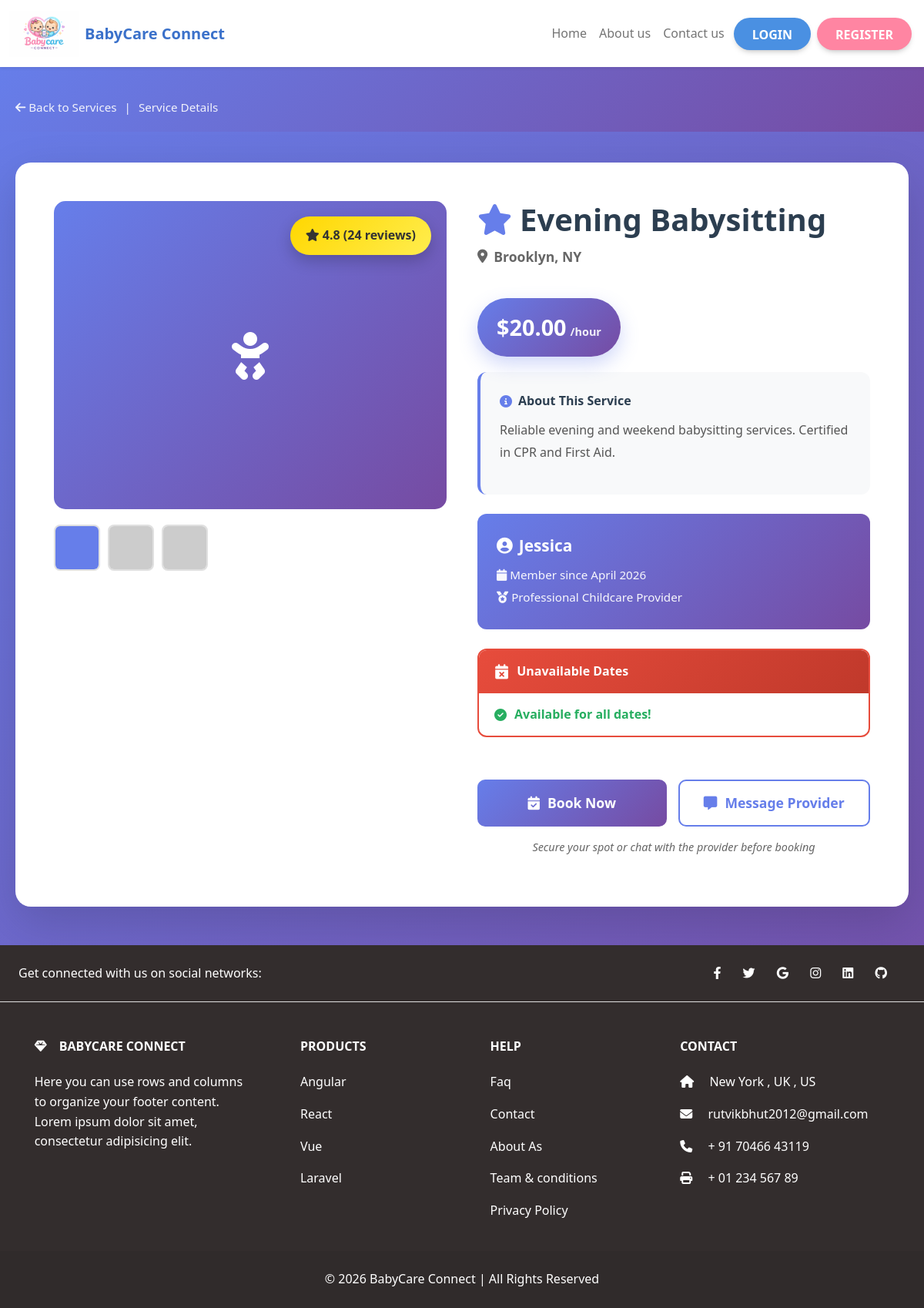
/service/8/, run on the app's committed database.
### babycareapp/models.py (models this page shows, shortened)
class Service(models.Model):
    provider = models.ForeignKey(
        settings.AUTH_USER_MODEL,
        on_delete=models.CASCADE,
        limit_choices_to={'role': 'provider'}
    )
    image = models.ImageField(upload_to='service_images/', null=True, blank=True)
    title = models.CharField(max_length=200) # e.g., "Full-time Nanny"
    description = models.TextField(blank=True, null=True)
    hourly_rate = models.DecimalField(max_digits=10, decimal_places=2)
    location = models.CharField(max_length=255)
    is_available = models.BooleanField(default=True)
    created_at = models.DateTimeField(auto_now_add=True)

class User(AbstractUser):
    IS_PARENT = 'parent'
    IS_PROVIDER = 'provider'
    IS_ADMIN = 'admin'
    ROLE_CHOICES = [
        (IS_PARENT, 'Parent'),
        (IS_PROVIDER, 'Childcare Provider'),
        (IS_ADMIN, 'Admin'),
    ]
    email = models.EmailField(unique=True)
    role = models.CharField(max_length=10, choices=ROLE_CHOICES, default=IS_PARENT)
    phone_number = models.CharField(max_length=15, blank=True)
    address = models.TextField(blank=True)
    last_activity = models.DateTimeField(null=True, blank=True)
    is_typing = models.BooleanField(default=False)
    typing_to = models.IntegerField(null=True, blank=True)
    USERNAME_FIELD = 'email'
    REQUIRED_FIELDS = ['username']
    def is_online(self):
        if self.last_activity:
            from django.utils import timezone
            now = timezone.now()
            return now < self.last_activity + timezone.timedelta(minutes=5)
        return False

### babycareapp/views.py (the view)
# urls.py: path('service/<int:service_id>/', views.service_detail, name='service_detail'),
def service_detail(request, service_id):
    service = get_object_or_404(Service, id=service_id)
    blocked_dates = Availability.objects.filter(service=service).values_list('date', flat=True)
    return render(request, 'babycareapp/service_detail.html', {
        'service': service,
        'blocked_dates': blocked_dates
    })

### babycareapp/context_processors.py (called while the page is built)
def unread_messages(request):
    if request.user.is_authenticated:
        count = Message.objects.filter(receiver=request.user, is_read=False).count()
        return {'unread_count': count}
    return {'unread_count': 0}

### babycareapp/templates/babycareapp/service_detail.html (shortened to what this page needs)
{% extends "babycareapp/nav.html" %}
{% block content %}
<!DOCTYPE html>
<html>
<head>
    <link rel="stylesheet" href="https://cdnjs.cloudflare.com/ajax/libs/font-awesome/6.4.0/css/all.min.css">
</head>
<body>
    <div class="header-section">
        <div class="container">
            <div class="bread-nav">
                <a href="{% url 'service_list' %}">
                    <i class="fas fa-arrow-left"></i> Back to Services
                </a>
                <span>|</span>
                <span>Service Details</span>
            </div>
        </div>
    </div>
    <div class="container">
        <div class="detail-container">
            <div class="detail-grid">
                <div class="image-section">
                    <div class="service-image-wrapper">
                        {% if service.image %}
                            <img src="{{ service.image.url }}" class="service-image" alt="{{ service.title }}">
                        {% else %}
                            <div class="no-image">
                                <i class="fas fa-baby"></i>
                            </div>
                        {% endif %}
                        <div class="rating-overlay">
                            <i class="fas fa-star"></i> 4.8 (24 reviews)
                        </div>
                    </div>
                    <div class="image-gallery">
                        <div class="gallery-thumb">
                            {% if service.image %}
                                <img src="{{ service.image.url }}" alt="Thumb 1">
                            {% else %}
                                <div style="background: #667eea; width: 100%; height: 100%;"></div>
                            {% endif %}
                        </div>
                        <div class="gallery-thumb">
                            <img src="https://via.placeholder.com/60" alt="Thumb 2">
                        </div>
                        <div class="gallery-thumb">
                            <img src="https://via.placeholder.com/60" alt="Thumb 3">
                        </div>
                    </div>
                </div>
                <div class="content-section">
                    <div class="service-header">
                        <h1 class="service-title">
                            <i class="fas fa-star"></i>{{ service.title }}
                        </h1>
                        <div class="service-location">
                            <i class="fas fa-map-marker-alt"></i>
                            <strong>{{ service.location }}</strong>
                        </div>
                    </div>
                    <div class="price-badge">
                        <span class="price-amount">${{ service.hourly_rate }}</span>
                        <span class="price-unit">/hour</span>
                    </div>
                    <div class="description-section">
                        <div class="description-title">
                            <i class="fas fa-info-circle"></i> About This Service
                        </div>
                        <p class="description-text">{{ service.description }}</p>
                    </div>
                    <div class="provider-card">
                        <div class="provider-info">
                            <div class="provider-name">
                                <i class="fas fa-user-circle"></i>
                                {{ service.provider.first_name }}
                            </div>
                            <p class="provider-detail">
                                <i class="fas fa-calendar"></i> Member since {{ service.created_at|date:"F Y" }}
                            </p>
                            <p class="provider-detail">
                                <i class="fas fa-medal"></i> Professional Childcare Provider
                            </p>
                        </div>
                    </div>
                    <div class="availability-card">
                        <div class="availability-header">
                            <i class="fas fa-calendar-xmark"></i>
                            Unavailable Dates
                        </div>
                        <ul class="availability-list">
                            {% for date in blocked_dates %}
                                <li class="availability-item unavailable">
                                    <i class="fas fa-calendar-days"></i> {{ date|date:"D, M d, Y" }}
                                </li>
                            {% empty %}
                                <li class="availability-item available">
                                    <i class="fas fa-check-circle"></i> Available for all dates!
                                </li>
                            {% endfor %}
                        </ul>
                    </div>
                    <div class="button-section">
                        <a href="{% url 'create_booking' service.id %}" class="btn-book">
                            <i class="fas fa-calendar-check"></i> Book Now
                        </a>
                        <a href="{% url 'chat_room' service.provider.id %}" class="btn-message">
                            <i class="fas fa-message"></i> Message Provider
                        </a>
                    </div>
                    <p class="button-hint">Secure your spot or chat with the provider before booking</p>
                </div>
            </div>
        </div>
    </div>
</body>
</html>
{% endblock %}

### data on the page
Service: title "Evening Babysitting", location "Brooklyn, NY", hourly_rate "20.00", description "Reliable evening and weekend babysitting services. Certified in CPR and First Aid.", provider.first_name "Jessica", created_at "April 2026"
